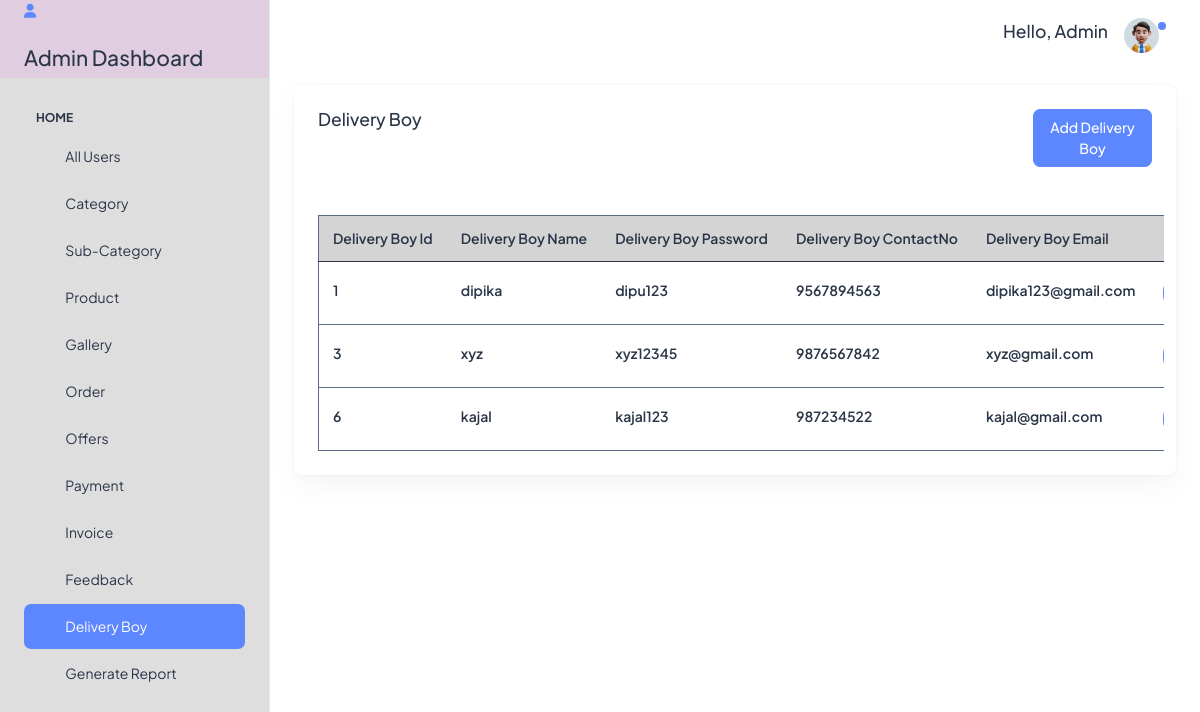
Screenshot of /deliveryboy (signed in) with the database file from the repository.
### tables this page shows
CREATE TABLE `deliveryboy` (
  `d_id` int(11) NOT NULL,
  `d_name` varchar(30) NOT NULL,
  `d_pass` varchar(20) NOT NULL,
  `d_contactno` varchar(15) NOT NULL,
  `d_email` varchar(30) NOT NULL
);

### index.php (called while the page is built)
<?php require_once("Controller/controller.php");?>

### Model/model.php (called while the page is built, shortened)
<?php
class Model
{
    public $connection = "";
    public function __construct()
    {
        try {
            $this->connection = new mysqli("localhost", "root", "", "masterdatabase");
        } catch (\Throwable $th) {
            if (!file_exists("log")) {
                mkdir("log");
            }
            $ErrorMsg = PHP_EOL . "Error Msg >>>" . $th->getMessage() . PHP_EOL;
            $ErrorMsg .= "Error dateTime >>>" . date("d-m-Y H:i:s A") . PHP_EOL;
            $fileName = date('d_m_Y') . "_Error_log.txt";
            file_put_contents("log/" . $fileName, $ErrorMsg, FILE_APPEND);
        }
    }
    function select($tbl, $whr = "")
    {
        $SQL = "SELECT * FROM `$tbl`";
        $SQLEx = $this->connection->query($SQL);
        if ($SQLEx->num_rows > 0) {
            while ($row = $SQLEx->fetch_object()) {
                $Data[] = $row;
            }
            $Res['Code'] = 1;
            $Res['Data'] = $Data;
            $Res['Msg'] = "Success";
        } else {
            $Res['Code'] = 0;
            $Res['Data'] = 0;
            $Res['Msg'] = "Try again";
        }
        return $Res;
    }
}
?>

### Views/Admin/alldelivery.php (the view, shortened to what this page needs)
<div class="container-fluid">
  <div class="row">
    <div class="col-lg-12 d-flex align-items-stretch">
      <div class="card w-100">
        <div class="card-body p-4">
          <div class="row">
            <h5 class="col-10">Delivery Boy</h5>
            <div class="col-2 text-right">
              <a class="btn btn-md btn-primary" href="adddelivery">Add Delivery Boy</a>
            </div>
            <div class="table-responsive mt-5">
              <table class=" table text-nowrap mb-0 align-middle" style="border: solid 1px;">
                <thead class="text-dark">
                  <tr style="background: #0000002b;">
                    <th>
                      <h6 class="fw-semibold mb-0"> Delivery Boy Id</h6>
                    </th>
                    <th>
                      <h6 class="fw-semibold mb-0">Delivery Boy Name</h6>
                    </th>
                    <th>
                      <h6 class="fw-semibold mb-0">Delivery Boy Password</h6>
                    </th>
                    <th>
                      <h6 class="fw-semibold mb-0">Delivery Boy ContactNo</h6>
                    </th>
                    <th>
                      <h6 class="fw-semibold mb-0">Delivery Boy Email</h6>
                    </th>
                    <th>
                    </th>
                  </tr>
                </thead>
                <tbody>
                  <?php
                  foreach ($alldelivery['Data'] as $key => $value) {
                    ?>
                    <tr>
                      <td>
                        <h6 class="fw-semibold mb-1">
                          <?php echo $value->d_id; ?>
                        </h6>
                      </td>
                      <td>
                        <h6 class="mb-1 fw-semibold">
                          <?php echo $value->d_name; ?>
                        </h6>
                      </td>
                      <td>
                        <h6 class="mb-1 fw-semibold">
                          <?php echo $value->d_pass; ?>
                        </h6>
                      </td>
                      <td>
                        <h6 class="fw-semibold mb-1">
                          <?php echo $value->d_contactno; ?>
                        </h6>
                      </td>
                      <td>
                        <h6 class="fw-semibold mb-1">
                          <?php echo $value->d_email; ?>
                        </h6>
                      </td>
                      <td>
                      </td>
                    </tr>
                  <?php
                  } ?>
                </tbody>
              </table>
            </div>
          </div>
        </div>
      </div>
    </div>

### rows the page displays
deliveryboy: d_id "1", d_name "dipika", d_pass "dipu123", d_contactno "9567894563", d_email "dipika123@gmail.com"
deliveryboy: d_id "3", d_name "xyz", d_pass "xyz12345", d_contactno "9876567842", d_email "xyz@gmail.com"
deliveryboy: d_id "6", d_name "kajal", d_pass "kajal123", d_contactno "987234522", d_email "kajal@gmail.com"
